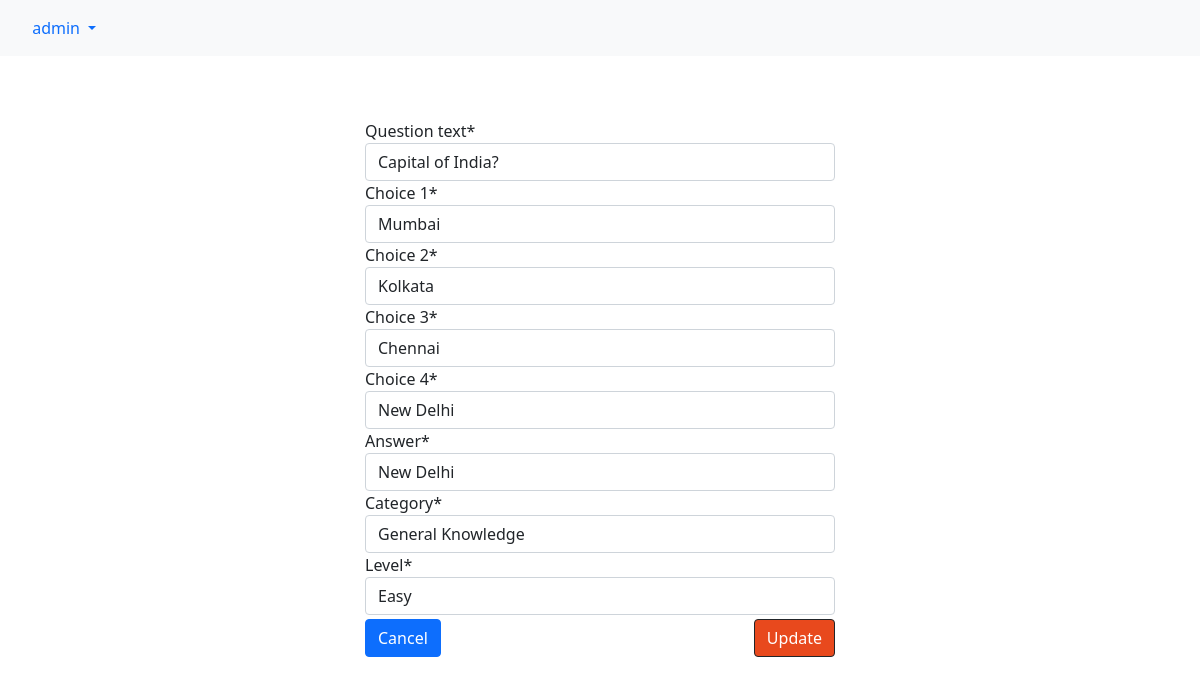
Screenshot of /quiz_master/change_question/2/ (signed in) with the database file from the repository.
### quiz_master/models.py (models this page shows, shortened)
class Question(models.Model):
    question_text = models.CharField(max_length=200)
    choice_1 = models.CharField(max_length=200)
    choice_2 = models.CharField(max_length=200)
    choice_3 = models.CharField(max_length=200)
    choice_4 = models.CharField(max_length=200)
    answer   = models.CharField(max_length=200)
    category = models.CharField(max_length=200,default='General Knowledge',choices=SUBJECT_CHOICES)
    level = models.CharField(max_length=200,default='Easy',choices=QUESTION_LEVEL)
    created = models.DateTimeField(auto_now_add=True)
    updated = models.DateTimeField(auto_now=True)

### quiz_master/views.py (the view, shortened to what this page needs)
# urls.py: path('change_question/<int:question_id>/',views.change_question,name='change_question'),
@permission_required('quiz_master.add_question')
def change_question(request,question_id):
	selected_question=get_object_or_404(Question,id=question_id)
	form = QuestionUpdateForm(instance=selected_question)
	return render(request,'quiz_master/change_question.html',{'form':form})

### quiz_master/forms.py
class QuestionUpdateForm(forms.ModelForm):
    class Meta:
        model = Question
        fields = ('question_text','choice_1','choice_2','choice_3','choice_4','answer','category','level')

### quiz_master/templates/quiz_master/change_question.html (shortened to what this page needs)
{% extends "base.html" %}
{% load crispy_forms_tags %}
{% block content %}
<form class="mt-5" action="" method="POST" style="width:100%;max-width:500px;padding:15px;
margin: auto;">
	{{form|crispy}}
	<button type="submit" class="btn btn-dark mt-1 " style="float: right;">Update</button>
	<a class="btn btn-primary mt-1" style="float: left;" href="{% url 'quiz_master:questions_view' %}">Cancel</a>
	</div>
{% endblock content %}

### templates/navbar.html (shortened to what this page needs)
{% load static %}
<nav class="navbar navbar-expand-lg navbar-light bg-light">
  <div class="container-fluid">
    {% if request.user.is_authenticated %}
      <div class="nav-item dropdown">
        <div class="nav-link dropdown-toggle" id="navbarDropdownMenuLink" role="button" data-bs-toggle="dropdown" aria-expanded="false">
          <img src="" class="">&nbsp;{{request.user}}
        </div>
      </div>
    {% endif %}
  </div>
</nav>

### static/style.css (style rules this page uses)
button { background-color: #e8491d !important }

### rows the page displays
Question: question_text "Capital of India?", choice_1 "Mumbai", choice_2 "Kolkata", choice_3 "Chennai", choice_4 "New Delhi", answer "New Delhi", category "General Knowledge", level "Easy"

### other values shown
{{ request.user }} "admin"
